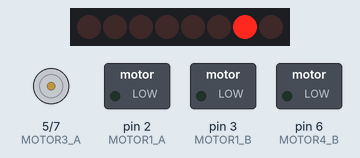
This sketch was run on a simulated Arduino Uno, built with avr-gcc and run on an emulated ATmega328P. On the bench: 8 shift-register outputs drawn as a row of LEDs (first output left, lit = HIGH), motor-driver pin pairs drawn as motors (green arrow = first pin HIGH = forward, orange = second pin HIGH = backward, longer = more drive, scaled by the enable pin), switched loads named in the sketch (green lamp = pin HIGH). Wiring (inferred from the names in the program): shift register (74HC595): data pin 8; shift clock pin 4; latch pin 12. Wiring (inferred from the signals the program sends): row of LEDs: on Q0, Q1, Q2, Q3, Q4, Q5, Q6, Q7. Pins used as bus, display or sensor lines are not drawn.

Above: at 0.5 s.
At 3.5 s:
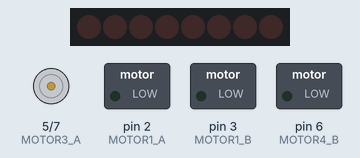
Timing chart, 0 to 4.6 s (numbered marks = the images above):
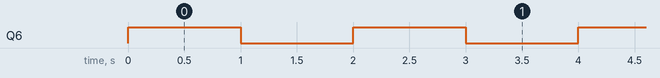

Measured:
- by itself, Q6: alternates HIGH for 1.0 s and LOW for 1.0 s

The sketch:

testing.ino
```cpp
#define MOTOR1_A 2
#define MOTOR1_B 3
#define MOTOR2_A 1
#define MOTOR2_B 4
#define MOTOR3_A 5
#define MOTOR3_B 7
#define MOTOR4_A 0
#define MOTOR4_B 6
#define MOTOR1_PWM 11
#define MOTOR2_PWM 3
#define MOTOR3_PWM 6
#define MOTOR4_PWM 5
#define FORWARD 1
#define BACKWARD 2
#define BRAK 3
#define RELEASE 4
#define MOTORLATCH 12
#define MOTORCLK 4
#define MOTORENABLE 7
#define MOTORDATA 8
int m;
void setup()
{
  Serial.begin(9600);
  pinMode(MOTOR1_A, OUTPUT);
  pinMode(MOTOR1_B, OUTPUT);
  pinMode(MOTOR2_A, OUTPUT);
  pinMode(MOTOR2_B, OUTPUT);
  pinMode(MOTOR3_A, OUTPUT);
  pinMode(MOTOR3_B, OUTPUT);
  pinMode(MOTOR4_A, OUTPUT);
  pinMode(MOTOR4_B, OUTPUT);
  pinMode(MOTOR1_PWM, OUTPUT);
  pinMode(MOTOR2_PWM, OUTPUT);
  pinMode(MOTOR3_PWM, OUTPUT);
  pinMode(MOTOR4_PWM, OUTPUT);
  pinMode(FORWARD, OUTPUT);
  pinMode(BACKWARD, OUTPUT);
  pinMode(BRAK, OUTPUT);
  pinMode(RELEASE, OUTPUT);
}
void loop()
{
  //motor_output(MOTOR3_A, HIGH, 255);
  //  delay(2000);
  //  motor_output(MOTOR3_A, LOW, 255);
  //  motor(3, FORWARD, 255);
  //  delay(2000);
  //  motor(3, RELEASE, 0);
  //  delay(500);
  //  motor(3, BACKWARD, 255);
  //  delay(2000);
  //  motor(3, RELEASE, 0);
//  if (Serial.available() > 0)
//  m = Serial.parseInt();
//  if (m == 1){
//     // motor(3, FORWARD, 255);
//        motor(4, FORWARD, 255);
//  }
//  if (m == 2)
//  {
//   // motor(3, RELEASE, 0);
//    motor(4, RELEASE, 0);
//  }
//  if (m == 3)
//  {
//  //  motor(3, BACKWARD, 255);
//     motor(4, BACKWARD, 255);
//  }
 motor(4, BACKWARD, 255);
 delay(1000);
 motor(4, RELEASE, 0);
 delay(1000);
}
void motor(int nMotor, int command, int sped)
{
  int motorA, motorB;

  if (nMotor >= 1 && nMotor <= 4)
  {
    switch (nMotor)
    {
      case 1:
        motorA   = MOTOR1_A;
        motorB   = MOTOR1_B;
        break;
      case 2:
        motorA   = MOTOR2_A;
        motorB   = MOTOR2_B;
        break;
      case 3:
        motorA   = MOTOR3_A;
        motorB   = MOTOR3_B;
        break;
      case 4:
        motorA   = MOTOR4_A;
        motorB   = MOTOR4_B;
        break;
      default:
        break;
    }

    switch (command)
    {
      case FORWARD:
        motor_output (motorA, HIGH, sped);
        motor_output (motorB, LOW, -1);     // -1: no PWM set
        break;
      case BACKWARD:
        motor_output (motorA, LOW, sped);
        motor_output (motorB, HIGH, -1);    // -1: no PWM set
        break;
      case BRAK:
        motor_output (motorA, LOW, 255); // 255: fully on.
        motor_output (motorB, LOW, -1);  // -1: no PWM set
        break;
      case RELEASE:
        motor_output (motorA, LOW, 0);  // 0: output floating.
        motor_output (motorB, LOW, -1); // -1: no PWM set
        break;
      default:
        break;
    }
  }
}
void motor_output (int output, int high_low, int sped)
{
  int motorPWM;

  switch (output)
  {
    case MOTOR1_A:
    case MOTOR1_B:
      motorPWM = MOTOR1_PWM;
      break;
    case MOTOR2_A:
    case MOTOR2_B:
      motorPWM = MOTOR2_PWM;
      break;
    case MOTOR3_A:
    case MOTOR3_B:
      motorPWM = MOTOR3_PWM;
      break;
    case MOTOR4_A:
    case MOTOR4_B:
      motorPWM = MOTOR4_PWM;
      break;
    default:
      // Use speed as error flag, -3333 = invalid output.
      sped = -3333;
      break;
  }

  if (sped != -3333)
  {
    shiftWrite(output, high_low);

    // set PWM only if it is valid
    if (sped >= 0 && sped <= 255)
    {
      analogWrite(motorPWM, sped);
    }
  }
}
void shiftWrite(int output, int high_low)
{
  static int latch_copy;
  static int shift_register_initialized = false;
  if (!shift_register_initialized)
  {
    pinMode(MOTORLATCH, OUTPUT);
    pinMode(MOTORENABLE, OUTPUT);
    pinMode(MOTORDATA, OUTPUT);
    pinMode(MOTORCLK, OUTPUT);
    digitalWrite(MOTORDATA, LOW);
    digitalWrite(MOTORLATCH, LOW);
    digitalWrite(MOTORCLK, LOW);
    digitalWrite(MOTORENABLE, LOW);
    latch_copy = 0;
    shift_register_initialized = true;
  }
  bitWrite(latch_copy, output, high_low);
  shiftOut(MOTORDATA, MOTORCLK, MSBFIRST, latch_copy);
  delayMicroseconds(5);    // For safety, not really needed.
  digitalWrite(MOTORLATCH, HIGH);
  delayMicroseconds(5);    // For safety, not really needed.
  digitalWrite(MOTORLATCH, LOW);
}
```
